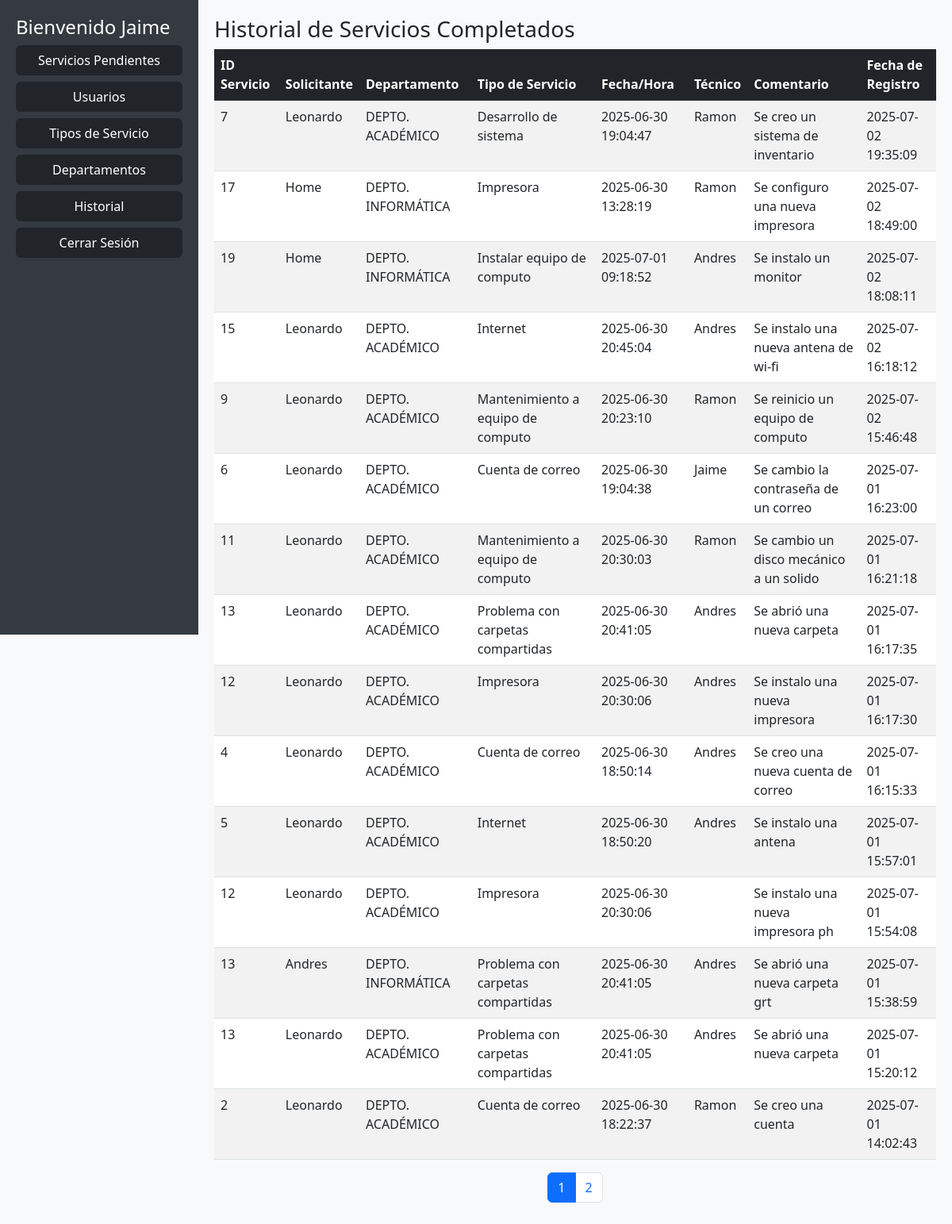
The page /historial.php on the database its author committed.
### tables this page shows
CREATE TABLE `historial_comentarios` (
  `id` int(11) NOT NULL,
  `id_servicio` int(11) NOT NULL,
  `solicitante` varchar(100) DEFAULT NULL,
  `departamento` varchar(100) DEFAULT NULL,
  `tipo_servicio` varchar(100) DEFAULT NULL,
  `fecha_solicitud` datetime DEFAULT NULL,
  `tecnico` varchar(100) DEFAULT NULL,
  `comentario` text DEFAULT NULL,
  `fecha_registro` timestamp NOT NULL DEFAULT current_timestamp()
);

### historial.php (the view, shortened to what this page needs)
<?php
include 'conexion.php';
$pagina = isset($_GET['pagina']) ? (int)$_GET['pagina'] : 1;
$por_pagina = 15;
$inicio = ($pagina - 1) * $por_pagina;
$sql = "SELECT * FROM historial_comentarios ORDER BY fecha_registro DESC LIMIT ?, ?";
$stmt = $conn->prepare($sql);
$stmt->bind_param("ii", $inicio, $por_pagina);
$stmt->execute();
$resultado = $stmt->get_result();
$total_sql = "SELECT COUNT(*) AS total FROM historial_comentarios";
$total_result = $conn->query($total_sql)->fetch_assoc();
$total_paginas = ceil($total_result['total'] / $por_pagina);
?>
<!DOCTYPE html>
<html lang="es">
<head>
    <link href="https://cdn.jsdelivr.net/npm/bootstrap@5.3.0/dist/css/bootstrap.min.css" rel="stylesheet">
    <body class="bg-light">
<?php include 'menu_lateral.php'; ?>
<div style="margin-left: 250px; padding: 20px;">
    <h3>Historial de Servicios Completados</h3>
    <table class="table table-striped">
        <thead class="table-dark">
            <tr>
                <th>ID Servicio</th>
                <th>Solicitante</th>
                <th>Departamento</th>
                <th>Tipo de Servicio</th>
                <th>Fecha/Hora</th>
                <th>Técnico</th>
                <th>Comentario</th>
                <th>Fecha de Registro</th>
            </tr>
        </thead>
        <tbody>
            <?php while($row = $resultado->fetch_assoc()): ?>
                <tr>
                    <td><?= $row['id_servicio'] ?></td>
                    <td><?= htmlspecialchars($row['solicitante']) ?></td>
                    <td><?= htmlspecialchars($row['departamento']) ?></td>
                    <td><?= htmlspecialchars($row['tipo_servicio']) ?></td>
                    <td><?= $row['fecha_solicitud'] ?></td>
                    <td><?= htmlspecialchars($row['tecnico']) ?></td>
                    <td><?= nl2br(htmlspecialchars($row['comentario'])) ?></td>
                    <td><?= $row['fecha_registro'] ?></td>
                </tr>
            <?php endwhile; ?>
        </tbody>
    </table>
    <nav>
        <ul class="pagination justify-content-center">
            <?php for ($i = 1; $i <= $total_paginas; $i++): ?>
                <li class="page-item <?= ($i == $pagina) ? 'active' : '' ?>">
                    <a class="page-link" href="?pagina=<?= $i ?>"><?= $i ?></a>
                </li>
            <?php endfor; ?>
        </ul>
    </nav>
</div>
</body>
</html>

### rows shown on the page
historial_comentarios: id_servicio "7", solicitante "Leonardo", departamento "DEPTO. ACADÉMICO", tipo_servicio "Desarrollo de sistema", fecha_solicitud "2025-06-30 19:04:47", tecnico "Ramon", comentario "Se creo un sistema de inventario", fecha_registro "2025-07-02 19:35:09"
historial_comentarios: id_servicio "17", solicitante "Home", departamento "DEPTO. INFORMÁTICA", tipo_servicio "Impresora", fecha_solicitud "2025-06-30 13:28:19", tecnico "Ramon", comentario "Se configuro una nueva impresora", fecha_registro "2025-07-02 18:49:00"
historial_comentarios: id_servicio "19", solicitante "Home", departamento "DEPTO. INFORMÁTICA", tipo_servicio "Instalar equipo de computo", fecha_solicitud "2025-07-01 09:18:52", tecnico "Andres", comentario "Se instalo un monitor", fecha_registro "2025-07-02 18:08:11"
historial_comentarios: id_servicio "15", solicitante "Leonardo", departamento "DEPTO. ACADÉMICO", tipo_servicio "Internet", fecha_solicitud "2025-06-30 20:45:04", tecnico "Andres", comentario "Se instalo una nueva antena de wi-fi", fecha_registro "2025-07-02 16:18:12"
historial_comentarios: id_servicio "9", solicitante "Leonardo", departamento "DEPTO. ACADÉMICO", tipo_servicio "Mantenimiento a equipo de computo", fecha_solicitud "2025-06-30 20:23:10", tecnico "Ramon", comentario "Se reinicio un equipo de computo", fecha_registro "2025-07-02 15:46:48"
historial_comentarios: id_servicio "6", solicitante "Leonardo", departamento "DEPTO. ACADÉMICO", tipo_servicio "Cuenta de correo", fecha_solicitud "2025-06-30 19:04:38", tecnico "Jaime", comentario "Se cambio la contraseña de un correo", fecha_registro "2025-07-01 16:23:00"
historial_comentarios: id_servicio "11", solicitante "Leonardo", departamento "DEPTO. ACADÉMICO", tipo_servicio "Mantenimiento a equipo de computo", fecha_solicitud "2025-06-30 20:30:03", tecnico "Ramon", comentario "Se cambio un disco mecánico a un solido", fecha_registro "2025-07-01 16:21:18"
historial_comentarios: id_servicio "13", solicitante "Leonardo", departamento "DEPTO. ACADÉMICO", tipo_servicio "Problema con carpetas compartidas", fecha_solicitud "2025-06-30 20:41:05", tecnico "Andres", comentario "Se abrió una nueva carpeta", fecha_registro "2025-07-01 16:17:35"
historial_comentarios: id_servicio "12", solicitante "Leonardo", departamento "DEPTO. ACADÉMICO", tipo_servicio "Impresora", fecha_solicitud "2025-06-30 20:30:06", tecnico "Andres", comentario "Se instalo una nueva impresora", fecha_registro "2025-07-01 16:17:30"
historial_comentarios: id_servicio "4", solicitante "Leonardo", departamento "DEPTO. ACADÉMICO", tipo_servicio "Cuenta de correo", fecha_solicitud "2025-06-30 18:50:14", tecnico "Andres", comentario "Se creo una nueva cuenta de correo", fecha_registro "2025-07-01 16:15:33"
historial_comentarios: id_servicio "5", solicitante "Leonardo", departamento "DEPTO. ACADÉMICO", tipo_servicio "Internet", fecha_solicitud "2025-06-30 18:50:20", tecnico "Andres", comentario "Se instalo una antena", fecha_registro "2025-07-01 15:57:01"
historial_comentarios: id_servicio "12", solicitante "Leonardo", departamento "DEPTO. ACADÉMICO", tipo_servicio "Impresora", fecha_solicitud "2025-06-30 20:30:06", comentario "Se instalo una nueva impresora ph", fecha_registro "2025-07-01 15:54:08"
historial_comentarios: id_servicio "13", solicitante "Andres", departamento "DEPTO. INFORMÁTICA", tipo_servicio "Problema con carpetas compartidas", fecha_solicitud "2025-06-30 20:41:05", tecnico "Andres", comentario "Se abrió una nueva carpeta grt", fecha_registro "2025-07-01 15:38:59"
historial_comentarios: id_servicio "13", solicitante "Leonardo", departamento "DEPTO. ACADÉMICO", tipo_servicio "Problema con carpetas compartidas", fecha_solicitud "2025-06-30 20:41:05", tecnico "Andres", comentario "Se abrió una nueva carpeta", fecha_registro "2025-07-01 15:20:12"
historial_comentarios: id_servicio "2", solicitante "Leonardo", departamento "DEPTO. ACADÉMICO", tipo_servicio "Cuenta de correo", fecha_solicitud "2025-06-30 18:22:37", tecnico "Ramon", comentario "Se creo una cuenta", fecha_registro "2025-07-01 14:02:43"
